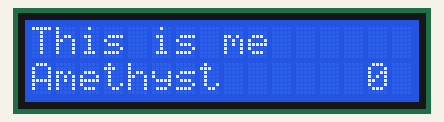
A sketch run on a simulated ATtiny85, built with avr-gcc and run on an emulated ATtiny85. Parts: 16×2 character LCD.

Above: at 0.1 s.
At 4.1 s:
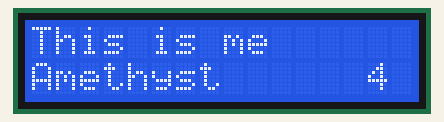
At 9.1 s:
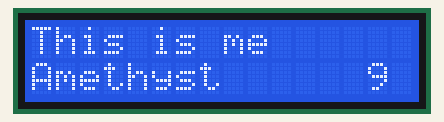
At 19.1 s:
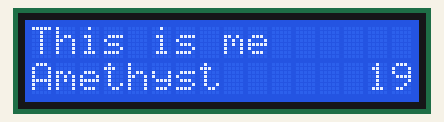
At 29.1 s:
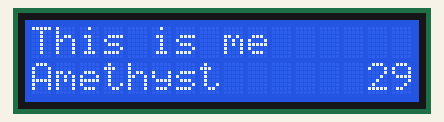
At 39.1 s:
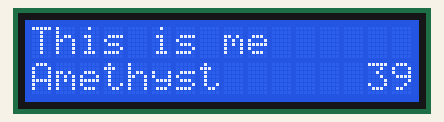

Measured:
- what the display in image 1 shows lasts 1.0 s, from 4.1 s to 5.1 s

The sketch:

lcd_dispaly.ino
```cpp
#include <LiquidCrystal.h>
//initialize the library with the numbers of the interface pin
LiquidCrystal lcd(0, 1, 2, 3, 4, 5);

void setup()
{
  //set up the LCD's number of columns and rows
  lcd.begin(16, 2);
  //print a message to the LCD
  lcd.print("This is me");
  //set the cursor to column 0, line 1
  //(note: line 1 is the second row, since counting begins with
  lcd.setCursor(0, 1);
  //print my signature
  lcd.print("Amethyst");
}

void loop()
{
  //set the cursor to column 0, line 1
  lcd.setCursor(14, 1);
  //print time of seconds since start of the simulation
  lcd.print(millis() /1000);
  delay(100);  //delay to improve simulation performance
}
```
